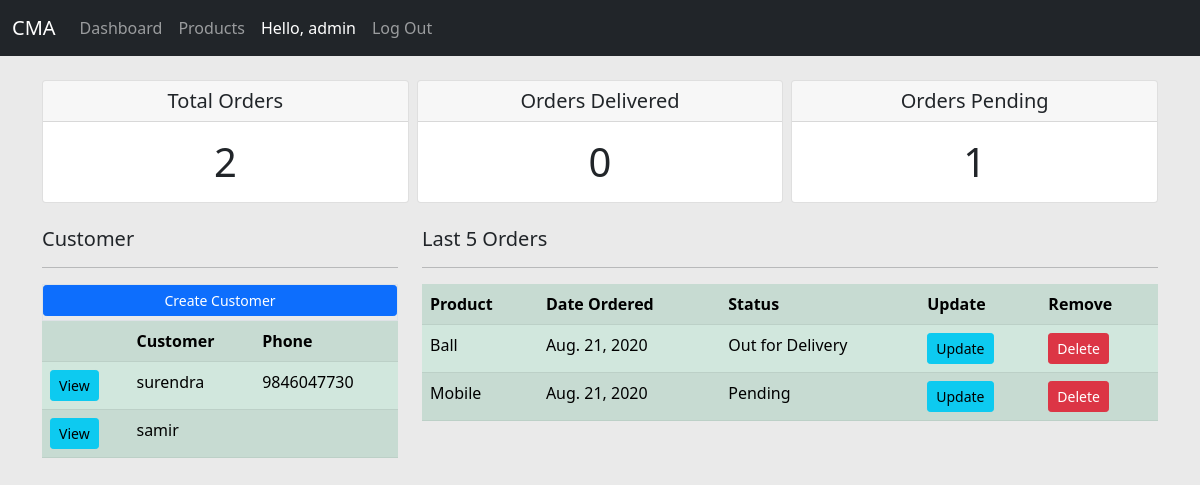
The app's page / (signed in) with its own data.
### accounts/models.py (models this page shows, shortened)
class Customer(models.Model):
    user = models.OneToOneField(User, on_delete=models.CASCADE, null=True)
    name = models.CharField(max_length=200, null=True)
    email = models.EmailField()
    contact = models.CharField(max_length=15)
    profile_pic = models.ImageField(default='profile_default.png', null=True)
    created_date = models.DateTimeField(auto_now_add=True)

class Order(models.Model):
    STATUS = (
        ('Pending', 'Pending'),
        ('Out for Delivery', 'Out for Delivery'),
        ('Delivered', 'Delivered')
    )
    customer = models.ForeignKey(Customer, on_delete=models.CASCADE)
    product = models.ForeignKey(Product, blank=True, on_delete=models.CASCADE)
    status = models.CharField(max_length=200, blank=True, choices=STATUS)
    created_date = models.DateTimeField(auto_now_add=True)

class Product(models.Model):
    CHOICE = (
        ('Indoor', 'Indoor'),
        ('Outdoor', 'Outdoor')
    )
    name = models.CharField(max_length=200)
    price = models.FloatField()
    category = models.CharField(max_length=200, choices=CHOICE)
    added_date = models.DateTimeField(auto_now=True)
    tag = models.ManyToManyField(Tag)

### accounts/decorator.py (the view)
    def wrap_fun(request, *args, **kwargs):
        group = None
        if request.user.groups.exists():
            group = request.user.groups.all()[0].name
        if group == 'customer':
            return redirect('user')
        elif group == 'admin':
            return view_func(request, *args, **kwargs)
        else:
            return HttpResponse("Identify yourself. Invalid user")

### accounts/decorator.py (called while the page is built)
def admin_only(view_func):
    def wrap_fun(request, *args, **kwargs):
        group = None
        if request.user.groups.exists():
            group = request.user.groups.all()[0].name
        if group == 'customer':
            return redirect('user')
        elif group == 'admin':
            return view_func(request, *args, **kwargs)
        else:
            return HttpResponse("Identify yourself. Invalid user")
    return wrap_fun

### accounts/views.py (called while the page is built)
@login_required(login_url='login')
@admin_only
def home(request):
    order = Order.objects.all()
    customer = Customer.objects.all()
    total_order = order.count()
    delivered = order.filter(status='Delivered').count()
    pending = order.filter(status='Pending').count()
    context = {
        'orders': order,
        'customer': customer,
        'total_order': total_order,
        'delivered': delivered,
        'pending': pending,
    }
    return render(request, 'accounts/dashboard.html', context)

### accounts/templates/accounts/dashboard.html
{% extends 'accounts/base.html' %}
{% block content %}
    {% include 'accounts/status.html' %}
    <div class="row mt-4">
        <div class="col-md-4">
            <h5>Customer</h5>
            <hr>
            <div class='border d-flex flex-fill'>
                <a class='btn btn-primary btn-sm mb-1 flex-fill'>Create Customer</a>
            </div>
            <table class="table table-success table-striped">
                <tr>
                    <th></th>
                    <th>Customer</th>
                    <th>Phone</th>
                </tr>
                {% for c in customer %}
                    <tr>
                        <td><a class='btn btn-info btn-sm' href="{% url 'customer' c.id %}">View</a></td>
                        <td> {{ c.name }} </a></td>
                        <td> {{ c.contact }} </td>
                    </tr>
                {% endfor %}
            </table>
        </div>
        <div class="col-md-8">
            <h5>Last 5 Orders</h5>
            <hr>
            <table class="table table-success table-striped">
                <tr>
                    <th>Product</th>
                    <th>Date Ordered</th>
                    <th>Status</th>
                    <th>Update</th>
                    <th>Remove</th>
                </tr>
                {% for order in orders %}
                    <tr>
                        <td> {{ order.product.name }} </td>
                        <td> {{ order.created_date|date }} </td>
                        <td> {{ order.status }} </td>
                        <td> <a href="{% url 'update_order' order.id %}" class='btn btn-sm btn-info'>Update</a> </td>
                        <td> <a href="{% url 'delete_order' order.id %}" class='btn btn-sm btn-danger'>Delete</a> </td>
                    </tr>
                {% endfor %}
            </table>
        </div>
    </div>
{% endblock content %}

### accounts/templates/accounts/nav.html (shortened to what this page needs)
<nav class="navbar navbar-expand-lg navbar-dark bg-dark">
  <div class="container-fluid">
    <a class="navbar-brand ml-5">CMA</a>
    <div class="collapse navbar-collapse" id="navbarText">
    {% if request.user.is_staff %}
      <ul class="navbar-nav mr-auto mb-2 mb-lg-0">
        <li class="nav-item">
          <a class="nav-link" id='home' aria-current="page" href="{% url 'home' %}">Dashboard</a>
        </li>
        <li class="nav-item">
          <a class="nav-link" id='products' href="{% url 'products' %}">Products</a>
        </li>
      </ul>
    {% endif %}
      <ul class="navbar-nav ml-auto mb-2 mb-lg-0">
        <li class="nav-item">
          <a class='nav-link text-white'>Hello, {{request.user.username|default:'Guest'}}</a>
        </li>
        <li class="nav-item">
          <a class="nav-link" id='products' href="{% url 'logout' %}">Log Out</a>
        </li>
      </ul>
    </div>
  </div>
</nav>

### static/css/base.css (style rules this page uses)
body { background: rgba(220, 220, 220, 0.6); }

### records on screen
Customer: name "surendra", contact "9846047730"
Customer: name "samir"
Order: product.name "Ball", created_date "Aug. 21, 2020", status "Out for Delivery"
Order: product.name "Mobile", created_date "Aug. 21, 2020", status "Pending"

### other values on screen
{{ request.user.username|default:'Guest' }} "admin"
{{ total_order }} "2"
{{ delivered }} "0"
{{ pending }} "1"
